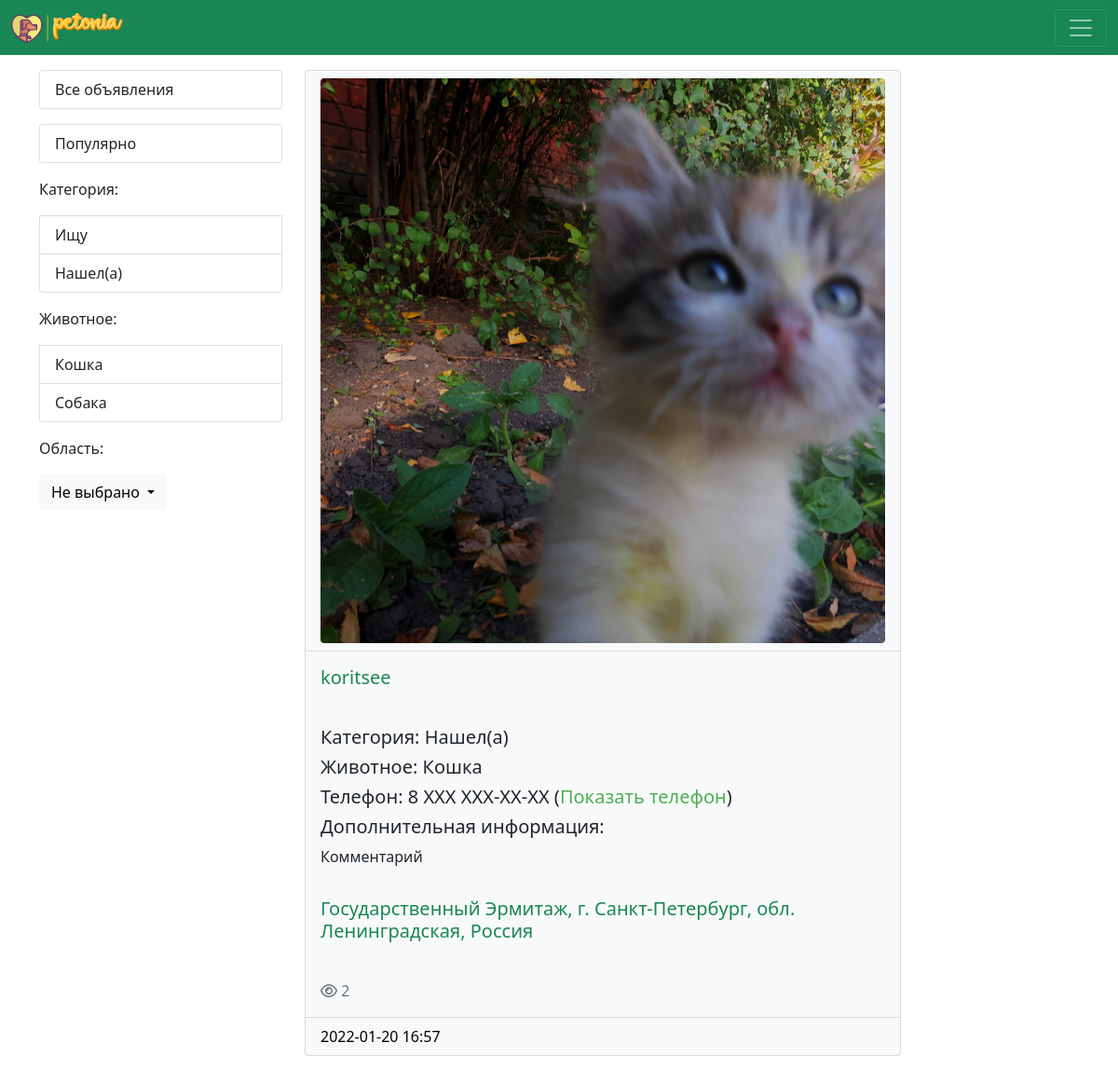
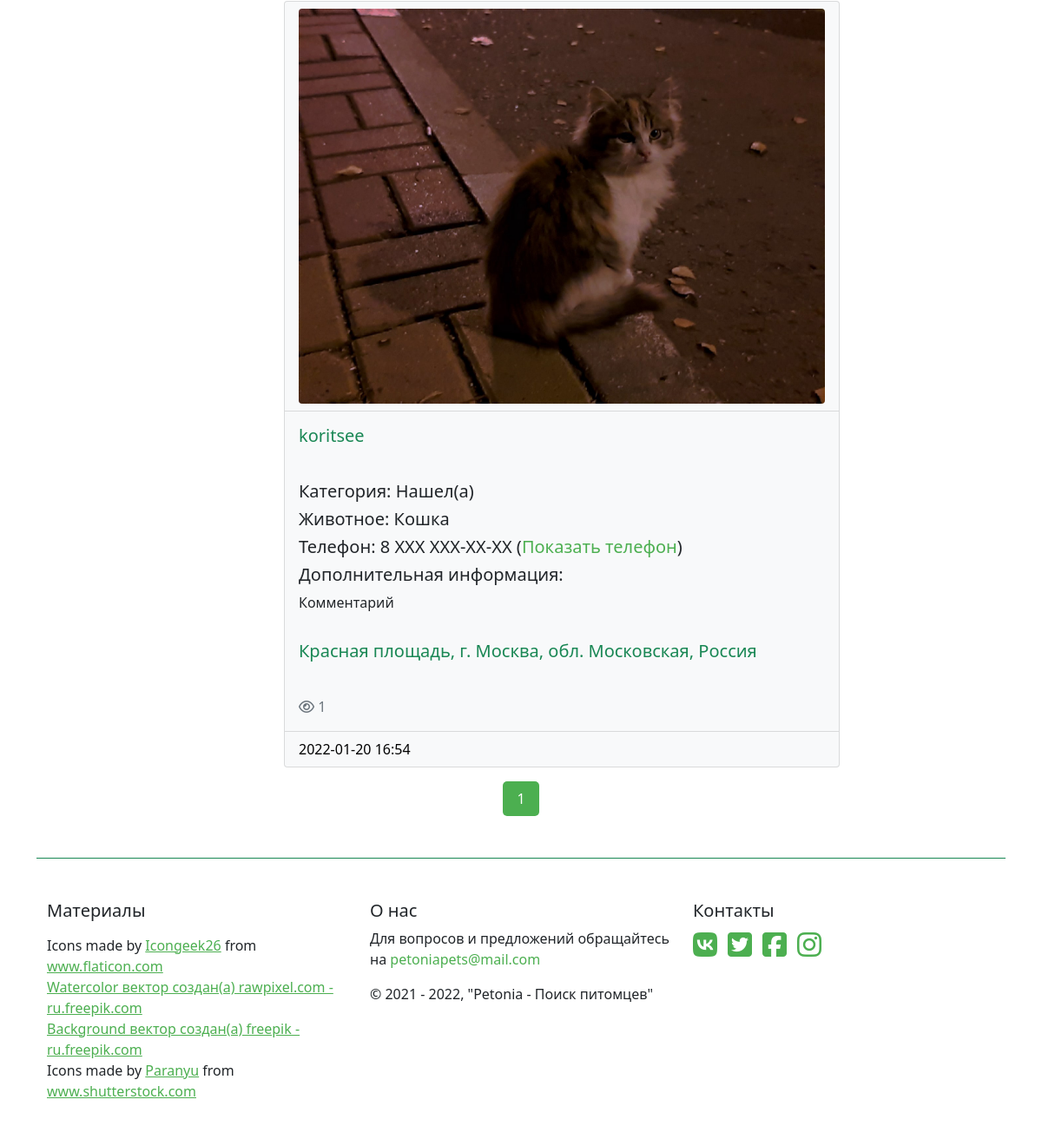
Page /post/ on the committed database (2 pictures, top to bottom).
### petonia_app/models.py (models this page shows, shortened)
class Search(models.Model):
    looking_for = models.CharField(max_length=50, db_index=True, verbose_name='Наименование категории')
    def __str__(self):
        return self.looking_for
    class Meta:
        verbose_name = 'Категория'
        verbose_name_plural = 'Категории'
        ordering = ['looking_for']

class Animal(models.Model):
    animal_name = models.CharField(max_length=50, db_index=True, verbose_name='Вид животного')
    def __str__(self):
        return self.animal_name
    class Meta:
        verbose_name = 'Животное'
        verbose_name_plural = 'Животные'
        ordering = ['animal_name']

class Marker(models.Model):
    search = models.ForeignKey('Search', on_delete=models.PROTECT, null=True, verbose_name='Категория')
    animal = models.ForeignKey('Animal', on_delete=models.PROTECT, null=True, verbose_name='Животное')
    name = models.CharField(max_length=150, verbose_name='Имя')
    telephone = models.CharField(max_length=16, verbose_name='Телефон')
    street = models.CharField(max_length=150, verbose_name='Улица/Место')
    city = models.CharField(max_length=100, verbose_name='Город')
    region = models.ForeignKey('Region', on_delete=models.PROTECT, null=True, verbose_name='Область')
    country = models.CharField(max_length=100, verbose_name='Страна')
    comment = models.TextField(blank=True, verbose_name='Комментарий')
    photo = models.ImageField(upload_to='photos/%Y/%m/%d/', verbose_name='Фото', blank=True)
    created_at = models.DateTimeField(auto_now_add=True, verbose_name='Дата создания')
    views = models.IntegerField(default=0, verbose_name='Просмотры')
    class Meta:
        verbose_name = 'Метка'
        verbose_name_plural = 'Метки'
        ordering = ['-created_at']

class Region(models.Model):
    reg_name = models.CharField(max_length=50, db_index=True, verbose_name='Название области')
    def __str__(self):
        return self.reg_name
    class Meta:
        verbose_name = 'Область'
        verbose_name_plural = 'Области'
        ordering = ['reg_name']

### petonia_app/views.py (the view)
# urls.py: path('post/', bulletin_page, name='board'),
def bulletin_page(request):
    marker = Marker.objects.all()
    animals = Animal.objects.all()
    regions = Region.objects.all()
    categories = Search.objects.all()
    paginator = Paginator(marker, 10)
    page_num = request.GET.get('page')
    page_obj = paginator.get_page(page_num)
    context = {'marker': marker, 'animals': animals, 'regions': regions, 'categories': categories, 'page_obj': page_obj}
    return render(request=request, template_name='petonia_app/board.html', context=context)

### petonia_app/templates/petonia_app/board.html (shortened to what this page needs)
{% extends 'base.html' %}
{% block content %}
<div class="container mt-3">
  <div class="row">
    <div class="col-md-3">
      {% load cache %}
      {% cache 600 sidebar %}
      <div class="list-group mb-3">
        <a href="{% url 'board' %}" class="list-group-item list-group-item-action">Все объявления</a>
      </div>
      <div class="list-group mb-3">
        <a href="{% url 'popular' %}" class="list-group-item list-group-item-action">Популярно</a>
      </div>
      <div class="list-group mb-3">
        <p>Категория:</p>
        {% for item in categories %}
        <a href="{% url 'category' item.pk %}" class="list-group-item list-group-item-action">{{ item.looking_for }}</a>
        {% endfor %}
      </div>
      <div class="list-group mb-3">
        <p>Животное:</p>
        {% for item in animals %}
        <a href="{% url 'animal' item.pk %}" class="list-group-item list-group-item-action">{{ item.animal_name }}</a>
        {% endfor %}
      </div>
      <div class="dropdown">
        <p>Область:</p>
        <button class="btn btn-light dropdown-toggle" type="button" id="dropdownMenuButton1"
                data-bs-toggle="dropdown" aria-expanded="false">
          Не выбрано
        </button>
      </div>
      {% endcache %}
    </div>
    <div class="col-md-9">
      {% load cache %}
      {% cache 10 post %}
      {% for item in page_obj %}
      <div class="card text-dark bg-light mb-3" style="max-width: 40rem;">
        <a class="post-line" href="{% url 'post' item.pk %}">
        <div class="card-header bg-transparent">
          {% if item.photo %}
            <img src="{{ item.photo.url }}" class="card-img-top rounded"> <br>
          {% endif %}
        </div>
        <div class="card-body text-success">
          <h5 class="card-title">{{ item.name }}</h5>
          </div>
          <div class="card-body text-dark">
          <h5 class="card-title">Категория: {{ item.search }}</h5>
          <h5 class="card-title">Животное: {{ item.animal }}</h5>
            <h5 class="card-title">Телефон: 8 XXX XXX-XX-XX (<span class="footer-green">Показать телефон</span>)</h5>
            {% if item.comment %}
          <h5 class="card-title">Дополнительная информация:</h5>
            <p class="card-text">{{ item.comment }}</p>
            {% endif %}
            </div>
          <div class="card-body text-success">
          <h5 class="card-title">{{ item.street }}, г. {{ item.city }}, обл. {{ item.region }}, {{ item.country }}</h5>
          </div>
          <div class="card-body text-secondary">
          <i class="fa fa-eye" aria-hidden="true"></i> {{ item.views }}
            </div>
        <div class="card-footer bg-transparent">{{ item.created_at|date:"Y-m-d H:i" }} </div>
          </a>
      </div>
      {% endfor %}
      {% endcache %}
    </div>
  </div>
  <nav class="my-pagination-center">
    <ul class="my-pagination d-flex justify-content-center">
      {% for p in page_obj.paginator.page_range %}
      {% if page_obj.number == p %}
        <li><a class="active" href="?page={{ p }}">{{ p }}</a></li>
      {% elif p > page_obj.number|add:-3 and p < page_obj.number|add:3 %}
        <li><a href="?page={{ p }}">{{ p }}</a></li>
      {% endif%}
      {% endfor %}
    </ul>
</nav>
</div>
{% endblock %}

### templates/base.html (shortened to what this page needs)
<!DOCTYPE html>
{% load static %}
<html lang="en">
<head>
    <link rel="stylesheet" type="text/css" href="{% static 'css\stl06.css' %}">
    <link href="{% static 'bootstrap/css/bootstrap.min.css' %}" rel="stylesheet">
</head>
<body>
<nav class="navbar navbar-dark bg-success ">
    <div class="container-fluid">
        <a class="navbar-brand" href="{% url 'home' %}"><img src="{% static 'images\logo.png' %}" alt="" height="32" class="d-inline-block align-text-top"></a>
        <button class="navbar-toggler" type="button" data-bs-toggle="collapse" data-bs-target="#navbarNav" aria-controls="navbarNav" aria-expanded="false" aria-label="Toggle navigation">
            <span class="navbar-toggler-icon"></span>
        </button>
    </div>
</nav>
{% block content %}{% endblock %}
<div class="container mt-3">
    <footer class="pt-4 my-md-5 pt-md-5">
        <div class="container">
            <div class="row">
                <div class="col order-first">
                    <h5>Материалы</h5>
                    <p>
                    <div>Icons made by <a href="https://www.flaticon.com/authors/icongeek26" title="Icongeek26">Icongeek26</a>
                        from <a href="https://www.flaticon.com/" title="Flaticon">www.flaticon.com</a></div>
                    <a href='https://ru.freepik.com/vectors/watercolor'>Watercolor вектор создан(а) rawpixel.com -
                        ru.freepik.com</a><br>
                    <a href='https://ru.freepik.com/vectors/background'>Background вектор создан(а) freepik -
                        ru.freepik.com</a><br>
                    <div>Icons made by <a href="https://www.shutterstock.com/ru/g/Paranyu" title="Paranyu">Paranyu</a>
                        from <a href="https://www.shutterstock.com/ru/" title="Shutterstock">www.shutterstock.com</a>
                    </div>
                    </p>
                </div>
                <div class="col center-footer-col">
                    <h5>О нас</h5>
                    <p>Для вопросов и предложений обращайтесь на <span class="footer-green">petoniapets@mail.com</span>
                    </p>
                    <p>© 2021 - 2022, "Petonia - Поиск питомцев"</p>
                </div>
                <div class="col order-last">
                    <h5>Контакты</h5>
                    <div class="links">
                        <a href="#"><h2><i class="fa fa-vk" aria-hidden="true"></i></h2></a>
                        <a href="#"><h2><i class="fa fa-twitter-square"
                                                                         aria-hidden="true"></i></h2></a>
                        <a href="#"><h2><i class="fa fa-facebook-square"
                                                                               aria-hidden="true"></i></h2></a>
                        <a href="#"><h2><i class="fa fa-instagram"
                                                                                 aria-hidden="true"></i></h2></a>
                    </div>
                </div>
            </div>
        </div>
    </footer>
</div>
</body>
</html>

### petonia/static/css/stl06.css (style rules this page uses)
footer { border-top: 1px solid #198754; }
.links { display: flex; }
.links a { margin-right: 12px; }
.post-line { display:inline-block; text-decoration: none; }
.card-footer { color: #000; }
footer a { color: #4CAF50; }
.footer-green { color: #4CAF50; }
ul.my-pagination { display: inline-block; padding: 0; margin: 0; }
ul.my-pagination li { display: inline; }
ul.my-pagination li a { color: black; float: left; padding: 8px 16px; text-decoration: none; border-radius: 5px; }
ul.my-pagination li a.active { background-color: #4CAF50; color: white; border-radius: 5px; }

### rows in the picture
Search: looking_for "Ищу"
Search: looking_for "Нашел(а)"
Animal: animal_name "Кошка"
Animal: animal_name "Собака"
Marker: photo (picture), name "koritsee", search "Нашел(а)", animal "Кошка", comment "Комментарий", street "Государственный Эрмитаж", city "Санкт-Петербург", region "Ленинградская", country "Россия", views "2", created_at "2022-01-20 16:57"
Marker: photo (picture), name "koritsee", search "Нашел(а)", animal "Кошка", comment "Комментарий", street "Красная площадь", city "Москва", region "Московская", country "Россия", views "1", created_at "2022-01-20 16:54"

### other values in the picture
{{ p }} "1"
